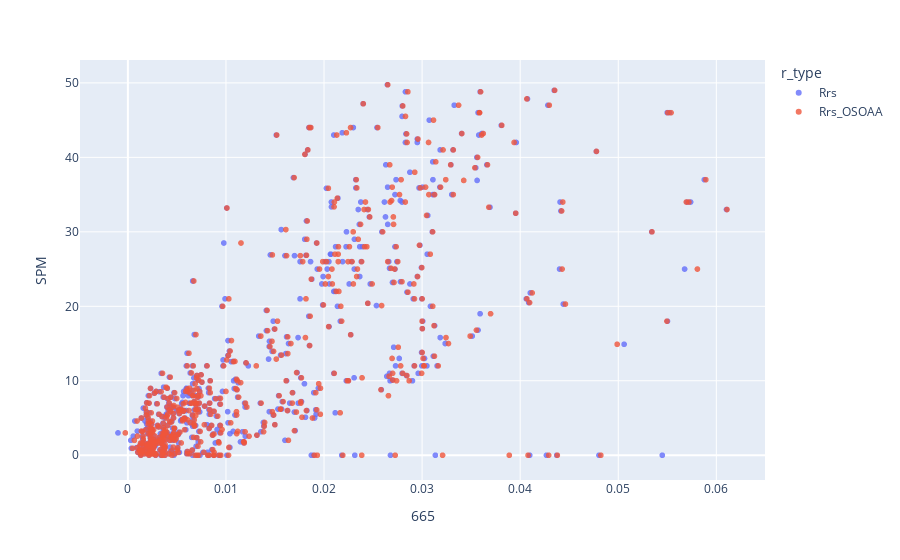

Notebook cell for this chart:
### Markdown cell above
### Low and High

### Code cell
df_low = df[df['SPM'] < 50]
px.scatter(df_low, x='665', y='SPM', color='r_type', hover_data=['Area'], opacity=0.8)

### Figure 1 — Plotly figure (JSON) as saved in the notebook; plotly's stock layout.template omitted (floating-point values rounded to 4 significant figures; data arrays with more than 128 entries replaced by an {"elided": "..."} marker saying what was removed)
{"data": [{"customdata": {"elided": "561x1 str values"}, "hovertemplate": "r_type=Rrs<br>665=%{x}<br>SPM=%{y}<br>Area=%{customdata[0]}<extra></extra>", "legendgroup": "Rrs", "marker": {"color": "#636efa", "opacity": 0.8, "symbol": "circle"}, "mode": "markers", "name": "Rrs", "showlegend": true, "type": "scattergl", "x": {"elided": "561 float values"}, "xaxis": "x", "y": {"elided": "561 float values"}, "yaxis": "y"}, {"customdata": {"elided": "561x1 str values"}, "hovertemplate": "r_type=Rrs_OSOAA<br>665=%{x}<br>SPM=%{y}<br>Area=%{customdata[0]}<extra></extra>", "legendgroup": "Rrs_OSOAA", "marker": {"color": "#EF553B", "opacity": 0.8, "symbol": "circle"}, "mode": "markers", "name": "Rrs_OSOAA", "showlegend": true, "type": "scattergl", "x": {"elided": "561 float values"}, "xaxis": "x", "y": {"elided": "561 float values"}, "yaxis": "y"}], "layout": {"autosize": true, "legend": {"title": {"text": "r_type"}, "tracegroupgap": 0}, "margin": {"t": 60}, "xaxis": {"anchor": "y", "autorange": true, "domain": [0, 1], "range": [-0.004816, 0.0649], "title": {"text": "665"}, "type": "linear"}, "yaxis": {"anchor": "x", "autorange": true, "domain": [0, 1], "range": [-3.527, 53.28], "title": {"text": "SPM"}, "type": "linear"}}}
